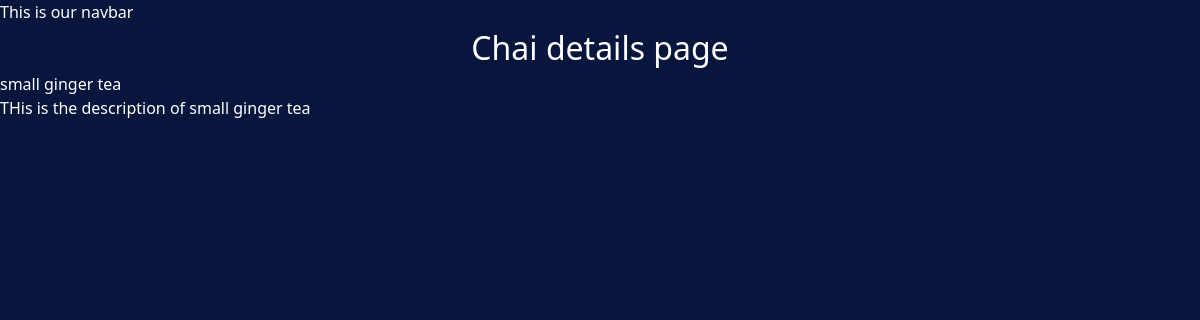
The page /kapil/1/ on the database its author committed.
### kapil/models.py (models this page shows, shortened)
class ChaiVarity(models.Model):
    CHAI_TYPE_CHOICE = [
        ('ML', 'MASALA'),
        ('GR', 'GINGER'),
        ('KL', 'KIWI'),
        ('PL', 'PLAIN'),
        ('EL', 'ELACHI')
    ]
    name = models.CharField(max_length=100)
    image = models.ImageField(upload_to='chais/')
    date_added = models.DateTimeField(default=timezone.now)
    type = models.CharField(max_length=2, choices=CHAI_TYPE_CHOICE)
    description = models.TextField(default='')

### kapil/views.py (the view)
# urls.py: path('<int:chai_id>/', views.chai_detail, name='chai_detail'),
def chai_detail(request, chai_id):
    chai = get_object_or_404(ChaiVarity, pk=chai_id)
    return render(request, 'kapil/chai_detail.html', {'chai':chai})

### kapil/templates/kapil/chai_detail.html (shortened to what this page needs)
{% extends 'layout.html' %}
{% block content %}
    <h1>Chai details page</h1>
<h3>{{chai.name}}</h3>
<p>{{chai.description}}</p>
{% endblock  %}

### static/style.css (style rules this page uses)
body { background-color: #08153d; color: #ffffff; }
h1 { text-align: center; font-size: 2em; }

### rows shown on the page
ChaiVarity: name "small ginger tea", description "THis is the description of small ginger tea"
